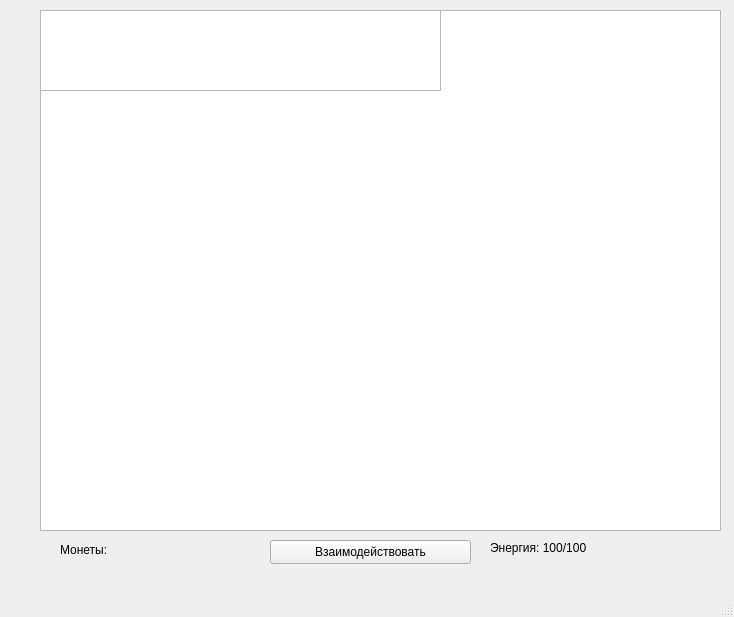
<?xml version="1.0" encoding="UTF-8"?>
<ui version="4.0">
 <class>MainWindow</class>
 <widget class="QMainWindow" name="MainWindow">
  <property name="geometry">
   <rect>
    <x>0</x>
    <y>0</y>
    <width>734</width>
    <height>617</height>
   </rect>
  </property>
  <property name="windowTitle">
   <string>MainWindow</string>
  </property>
  <widget class="QWidget" name="centralwidget">
   <widget class="QTableWidget" name="tableWidget">
    <property name="geometry">
     <rect>
      <x>40</x>
      <y>10</y>
      <width>681</width>
      <height>521</height>
     </rect>
    </property>
   </widget>
   <widget class="QPushButton" name="pushButton">
    <property name="geometry">
     <rect>
      <x>270</x>
      <y>540</y>
      <width>201</width>
      <height>24</height>
     </rect>
    </property>
    <property name="text">
     <string>Взаимодействовать</string>
    </property>
   </widget>
   <widget class="QLabel" name="label">
    <property name="geometry">
     <rect>
      <x>60</x>
      <y>540</y>
      <width>131</width>
      <height>20</height>
     </rect>
    </property>
    <property name="text">
     <string>Монеты:</string>
    </property>
   </widget>
   <widget class="QLabel" name="label_2">
    <property name="geometry">
     <rect>
      <x>490</x>
      <y>540</y>
      <width>111</width>
      <height>16</height>
     </rect>
    </property>
    <property name="text">
     <string>Энергия: 100/100</string>
    </property>
   </widget>
   <widget class="QTextEdit" name="textEdit">
    <property name="geometry">
     <rect>
      <x>40</x>
      <y>10</y>
      <width>401</width>
      <height>81</height>
     </rect>
    </property>
    <property name="readOnly">
     <bool>true</bool>
    </property>
   </widget>
  </widget>
  <widget class="QMenuBar" name="menubar">
   <property name="geometry">
    <rect>
     <x>0</x>
     <y>0</y>
     <width>734</width>
     <height>22</height>
    </rect>
   </property>
  </widget>
  <widget class="QStatusBar" name="statusbar"/>
 </widget>
 <resources/>
 <connections/>
</ui>
